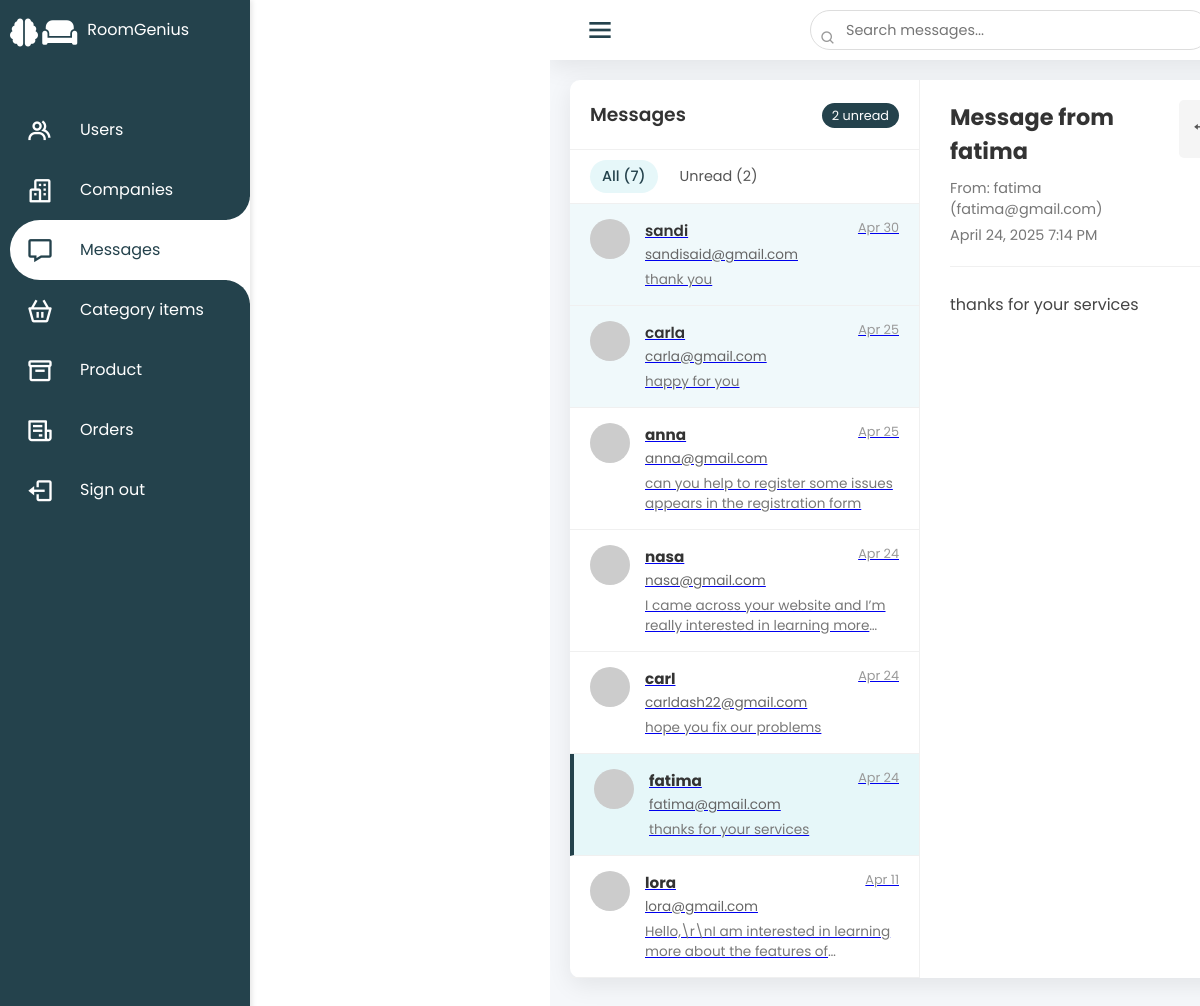
Page /message.php?view=3 on the committed database.
### tables this page shows
CREATE TABLE `messages` (
  `id` int(11) NOT NULL,
  `name` varchar(255) NOT NULL,
  `email` varchar(255) NOT NULL,
  `message` text NOT NULL,
  `created_at` timestamp NOT NULL DEFAULT current_timestamp(),
  `is_read` tinyint(1) DEFAULT NULL
);

### message.php (the view, shortened to what this page needs)
<?php
$conn = new mysqli("localhost", "root", "", "roomgenius_db");
$filter = isset($_GET['filter']) ? $_GET['filter'] : '';
if ($filter === 'unread') {
    $sql = "SELECT * FROM messages WHERE is_read = 0 ORDER BY created_at DESC";
} else {
    $sql = "SELECT * FROM messages ORDER BY created_at DESC";
}
$result = $conn->query($sql);
$selectedMessage = null;
if (isset($_GET['view'])) {
    $viewId = (int)$_GET['view'];
    $viewSql = "SELECT * FROM messages WHERE id = ?";
    $stmt = $conn->prepare($viewSql);
    $stmt->bind_param("i", $viewId);
    $stmt->execute();
    $selectedResult = $stmt->get_result();
    if ($selectedResult->num_rows > 0) {
        $selectedMessage = $selectedResult->fetch_assoc();
    }
}
$unreadSql = "SELECT COUNT(*) as unread_count FROM messages WHERE is_read = 0";
$unreadResult = $conn->query($unreadSql);
$unreadCount = $unreadResult->fetch_assoc()['unread_count'];
$totalSql = "SELECT COUNT(*) as total_count FROM messages";
$totalResult = $conn->query($totalSql);
$totalCount = $totalResult->fetch_assoc()['total_count'];
?>
<!DOCTYPE html>
<html lang="en">
<head>
    <link href='https://unpkg.com/boxicons@2.1.4/css/boxicons.min.css' rel='stylesheet'>
    <link rel="stylesheet" href="https://cdnjs.cloudflare.com/ajax/libs/font-awesome/6.5.1/css/all.min.css">
    <link rel="stylesheet" href="https://cdn.jsdelivr.net/npm/remixicon/fonts/remixicon.css">
    <link rel="stylesheet" href="admin.css">
    <link rel="stylesheet" href="message.css">
</head>
<body>
    <div class="container">
        <div class="navigation">
            <ul>
                <li><a href="admin.php"><span class="icon"><i class="fas fa-brain"></i> <i class="fas fa-couch"></i></span><span class="title">RoomGenius</span></a></li>
                <li><a href="users.php"><span class="icon"><i class='bx bx-group'></i></span><span class="title">Users</span></a></li>
                <li><a href="companies.php"><span class="icon"><i class='bx bx-buildings'></i></span><span class="title">Companies</span></a></li>
                <li class="active"><a href="message.php"><span class="icon"><i class='bx bx-message'></i></span><span class="title">Messages</span></a></li>
                <li><a href="category_item.php"><span class="icon"><i class='bx bx-basket'></i></span><span class="title">Category items</span></a></li>
                <li><a href="product.php"><span class="icon"><i class='bx bx-box'></i></span><span class="title">Product</span></a></li>
                <li><a href="orders.php"><span class="icon"><i class='bx bx-receipt'></i></span><span class="title">Orders</span></a></li>
                <li><a href=""><span class="icon"><i class='bx bx-log-out'></i></span><span class="title">Sign out</span></a></li>
            </ul>
        </div>
        <div class="main">
            <div class="topbar">
                <div class="toggle"><i class='bx bx-menu'></i></div>
                <div class="search">
                    <label>
                        <input type="text" placeholder="Search messages..." id="search-input">
                        <i class='bx bx-search'></i>
                    </label>
                </div>
            </div>
            <div class="message-container">
                <div class="message-sidebar">
                    <div class="message-header">
                        <h3>Messages</h3>
                        <div class="message-stats">
                            <span class="unread-badge"><?php echo $unreadCount; ?> unread</span>
                        </div>
                    </div>
                    <div class="message-filters">
                        <a href="message.php" class="filter-btn <?php echo !isset($_GET['filter']) ? 'active' : ''; ?>">All (<?php echo $totalCount; ?>)</a>
                        <a href="message.php?filter=unread" class="filter-btn <?php echo isset($_GET['filter']) && $_GET['filter'] == 'unread' ? 'active' : ''; ?>">Unread (<?php echo $unreadCount; ?>)</a>
                    </div>
                    <div class="message-list">
                        <?php
                        if ($result->num_rows > 0) {
                            while($row = $result->fetch_assoc()) {
                                $activeClass = isset($_GET['view']) && $_GET['view'] == $row['id'] ? 'active' : '';
                                $unreadClass = $row['is_read'] == 0 ? 'unread' : '';
                                $messageDate = date('M d', strtotime($row['created_at']));
                                $messagePreview = substr($row['message'], 0, 100) . (strlen($row['message']) > 100 ? '...' : '');
                        ?>
                        <a href="message.php?view=<?php echo $row['id']; ?><?php echo $filter ? '&filter='.$filter : ''; ?>" class="message-item <?php echo $activeClass; ?> <?php echo $unreadClass; ?>" data-id="<?php echo $row['id']; ?>">
                            <div class="message-avatar">
                                <img src="https://via.placeholder.com/40" alt="User">
                            </div>
                            <div class="message-preview">
                                <div class="message-info">
                                    <h4><?php echo htmlspecialchars($row['name']); ?></h4>
                                    <span class="message-time"><?php echo $messageDate; ?></span>
                                </div>
                                <p class="message-subject"><?php echo htmlspecialchars($row['email']); ?></p>
                                <p class="message-excerpt"><?php echo htmlspecialchars($messagePreview); ?></p>
                            </div>
                        </a>
                        <?php
                            }
                        } else {
                            echo '<div class="no-messages">No messages found</div>';
                        }
                        ?>
                    </div>
                </div>
                <div class="message-content">
                    <?php if ($selectedMessage): ?>
                    <div class="message-view">
                        <div class="message-header-detail">
                            <div class="message-title">
                                <h2>Message from <?php echo htmlspecialchars($selectedMessage['name']); ?></h2>
                                <div class="message-meta">
                                    <span class="from">From: <?php echo htmlspecialchars($selectedMessage['name']); ?> (<?php echo htmlspecialchars($selectedMessage['email']); ?>)</span>
                                    <span class="date"><?php echo date('F j, Y g:i A', strtotime($selectedMessage['created_at'])); ?></span>
                                </div>
                            </div>
                            <div class="message-actions">
                                <a href="mailto:<?php echo htmlspecialchars($selectedMessage['email']); ?>" class="action-btn"><i class='bx bx-reply'></i> Reply by Email</a>
                            </div>
                        </div>
                        <div class="message-body">
                            <?php echo nl2br(htmlspecialchars($selectedMessage['message'])); ?>
                        </div>
                    </div>
                    <?php endif; ?>
                </div>
            </div>
        </div>
    </div>
</body>
</html>

### admin.css (style rules this page uses)
* { margin: 0; padding: 0; box-sizing: border-box; font-family: 'Poppins', sans-serif; }
body { min-height: 100vh; overflow-x: hidden; }
.container { position: relative; width: 100%; display: flex; min-height: 100vh; padding: 0; margin: 0; overflow-x: hidden; }
.navigation { position:fixed; width: 300px; height: 100%; background:#24424c; border-left: 10px solid #24424c; transition: 0.5s; overflow-y: auto; z-index: 1000; flex-shrink: 0; }
.navigation { position: fixed; width: 250px; height: 100vh; background: #24424c; transition: all 0.3s ease; overflow-x: hidden; z-index: 1000; box-shadow: 2px 0 5px rgba(0,0,0,0.1); left: 0; }
.navigation ul li a .title { opacity: 1; transition: opacity 0.3s ease; white-space: nowrap; }
.main { position: relative; width: 100%; min-height: 100vh; background: #f5f5f5; transition: all 0.3s ease; padding: 0 !important; margin-left: 250px; overflow-x: hidden; flex-grow: 1; }
.topbar { display: flex; justify-content: space-between; align-items: center; margin-bottom: 20px; padding: 0 20px; width: 100%; box-sizing: border-box; }
.toggle { position: relative; width: 60px; height: 60px; display: flex; justify-content: center; align-items: center; font-size: 2.5em; cursor: pointer; color: #24424c; }
.navigation ul { position:absolute; top: 0; left: 0; width: 100%; }
.navigation ul li { position: relative; width: 100%; list-style: none; border-top-left-radius: 30px; border-bottom-left-radius: 30px; }
.navigation ul li:hover, .navigation ul li.active { background-color: #fff; }
.navigation ul li.active a .title, .navigation ul li.active a .icon { color: #24424c; }
.navigation ul li.active a::before { content: ''; position: absolute; right: 0; top: -50px; width: 50px; height: 50px; background: transparent; border-radius: 50%; box-shadow: 35px 35px 0 10px #fff; pointer-events: none; }
.navigation ul li.active a::after { content: ''; position: absolute; right: 0; bottom: -50px; width: 50px; height: 50px; background: transparent; border-radius: 50%; box-shadow: 35px -35px 0 10px #fff; pointer-events: none; }
.navigation ul li:nth-child(1) { margin-bottom: 40px; pointer-events: none; }
.navigation ul li a { position: relative; display: block; width: 100%; display: flex; text-decoration: none; color: #fff; }
.navigation ul li a .icon { position: relative; display: block; min-width: 60px; height: 60px; line-height: 75px; text-align: center; }
.navigation ul li a .icon i { font-size: 1.75rem; }
.navigation ul li a .title { position: relative; display: block; padding: 0 10px ; height: 60px; line-height: 60px; text-align: start; white-space: nowrap; }

### rows in the picture
messages: name "sandi", created_at "Apr 30", email "sandisaid@gmail.com", message "thank you"
messages: name "carla", created_at "Apr 25", email "carla@gmail.com", message "happy for you"
messages: name "anna", created_at "Apr 25", email "anna@gmail.com", message "can you help to register some issues appears in the registration form"
messages: name "nasa", created_at "Apr 24", email "nasa@gmail.com", message "I came across your website and I’m really interested in learning…"
messages: name "carl", created_at "Apr 24", email "carldash22@gmail.com", message "hope you fix our problems"
messages: name "fatima", created_at "Apr 24", email "fatima@gmail.com", message "thanks for your services", created_at "April 24, 2025 7:14 PM"
messages: name "lora", created_at "Apr 11", email "lora@gmail.com", message "Hello,\\r\\nI am interested in learning more about the features…"

### other values in the picture
$unreadCount "2"
$totalCount "7"
